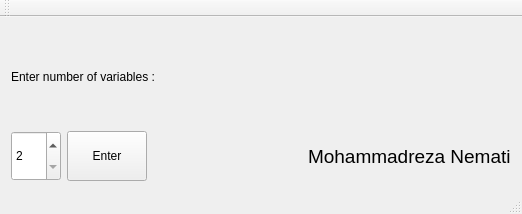
<?xml version="1.0" encoding="UTF-8"?>
<ui version="4.0">
 <class>InputNoOfVariablesWindow</class>
 <widget class="QMainWindow" name="InputNoOfVariablesWindow">
  <property name="geometry">
   <rect>
    <x>0</x>
    <y>0</y>
    <width>522</width>
    <height>214</height>
   </rect>
  </property>
  <property name="windowTitle">
   <string>InputNoOfVariablesWindow</string>
  </property>
  <widget class="QWidget" name="centralWidget">
   <layout class="QGridLayout" name="gridLayout">
    <item row="1" column="2">
     <widget class="QPushButton" name="pushButton">
      <property name="minimumSize">
       <size>
        <width>50</width>
        <height>50</height>
       </size>
      </property>
      <property name="text">
       <string>Enter</string>
      </property>
     </widget>
    </item>
    <item row="1" column="1">
     <widget class="QSpinBox" name="spinBox">
      <property name="minimumSize">
       <size>
        <width>50</width>
        <height>50</height>
       </size>
      </property>
      <property name="maximumSize">
       <size>
        <width>70</width>
        <height>70</height>
       </size>
      </property>
      <property name="minimum">
       <number>2</number>
      </property>
      <property name="maximum">
       <number>8</number>
      </property>
     </widget>
    </item>
    <item row="1" column="4">
     <widget class="QLabel" name="label">
      <property name="font">
       <font>
        <pointsize>14</pointsize>
       </font>
      </property>
      <property name="text">
       <string>Mohammadreza Nemati</string>
      </property>
     </widget>
    </item>
    <item row="1" column="3">
     <spacer name="horizontalSpacer">
      <property name="orientation">
       <enum>Qt::Horizontal</enum>
      </property>
      <property name="sizeHint" stdset="0">
       <size>
        <width>40</width>
        <height>20</height>
       </size>
      </property>
     </spacer>
    </item>
    <item row="0" column="1" colspan="4">
     <widget class="QLabel" name="label_NOV">
      <property name="styleSheet">
       <string notr="true">font: 75 20pt &quot;Verdana&quot;;
color: rgb(0, 0, 0);


</string>
      </property>
      <property name="text">
       <string>Enter number of variables : </string>
      </property>
     </widget>
    </item>
   </layout>
  </widget>
  <widget class="QMenuBar" name="menuBar">
   <property name="geometry">
    <rect>
     <x>0</x>
     <y>0</y>
     <width>522</width>
     <height>22</height>
    </rect>
   </property>
  </widget>
  <widget class="QToolBar" name="mainToolBar">
   <attribute name="toolBarArea">
    <enum>TopToolBarArea</enum>
   </attribute>
   <attribute name="toolBarBreak">
    <bool>false</bool>
   </attribute>
  </widget>
  <widget class="QStatusBar" name="statusBar"/>
 </widget>
 <layoutdefault spacing="6" margin="11"/>
 <resources/>
 <connections/>
</ui>
